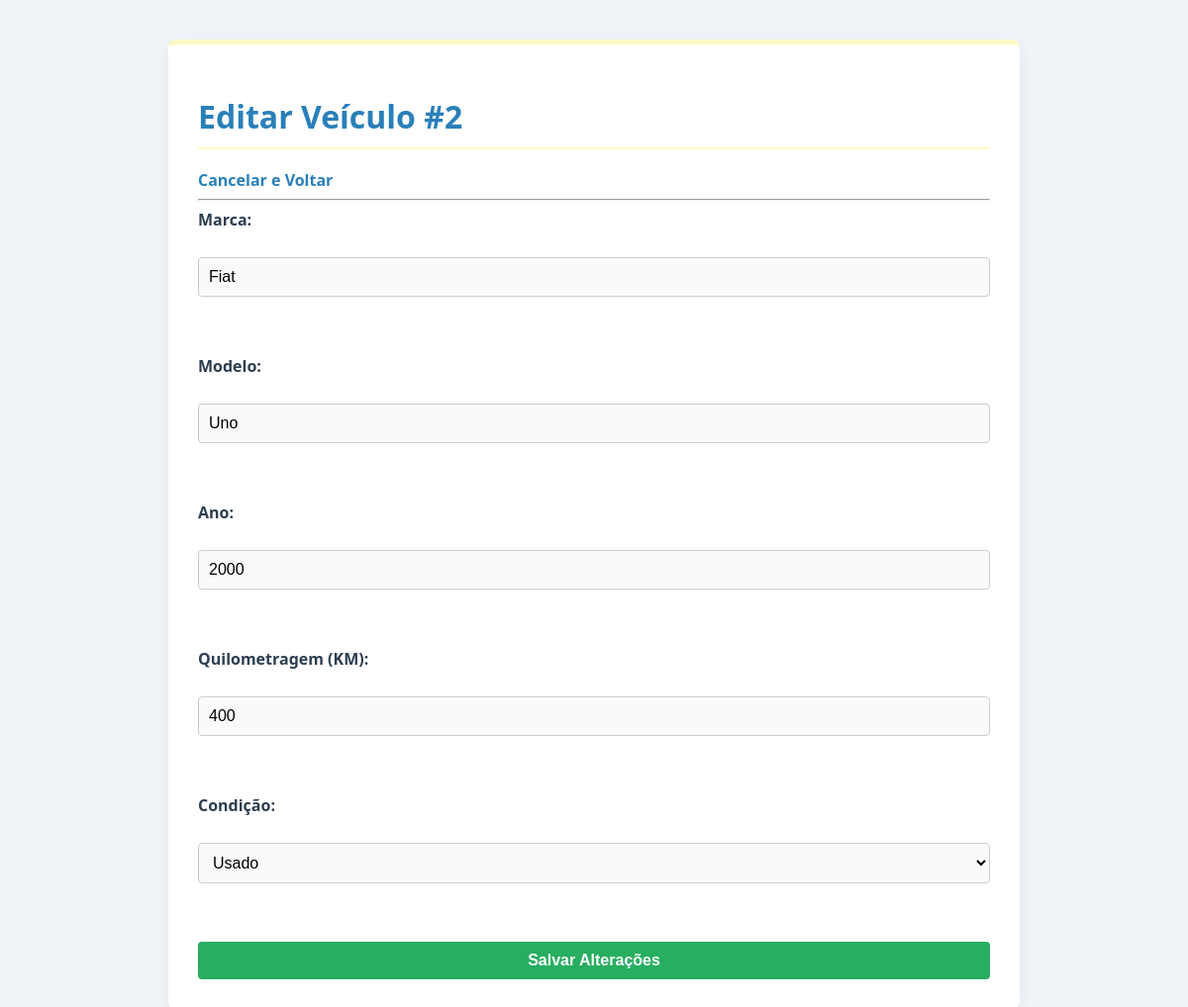
/veiculos/atualizar?id=2 (signed in), run on the app's committed database.
### tables this page shows
CREATE TABLE veiculos (
    id INTEGER PRIMARY KEY AUTOINCREMENT,
    marca VARCHAR(100) NOT NULL,
    modelo VARCHAR(100) NOT NULL,
    ano INTEGER NOT NULL,
    condicao VARCHAR(20) NOT NULL, -- 'novo' ou 'usado'
    km INTEGER NOT NULL
);

### app/Controllers/VeiculoController.php (called while the page is built, shortened)
<?php
class VeiculoController{
    public function edit(){
        $id = $_GET['id'];
        $dao = new VeiculoDAO();
        $veiculo = $dao->getById($id);
        require_once __DIR__ . '/../Views/veiculos/editar.php';
    }
}

### config/Database.php (called while the page is built, shortened)
<?php
class Database{
    private static $db_path = __DIR__ . '/../db/gestao_veiculos.sqlite';
    private static $connection = null;
    public static function getConnection(){
        if (self::$connection === null){
            try{
                $dsn = 'sqlite:' . self::$db_path;
                self::$connection = new PDO($dsn);
                self::$connection->setAttribute(PDO::ATTR_ERRMODE, PDO::ERRMODE_EXCEPTION);
                self::$connection->setAttribute(PDO::ATTR_DEFAULT_FETCH_MODE, PDO::FETCH_OBJ);
            } catch (PDOException $e){
                die('Erro ao conectar ao banco de dados: ' . $e->getMessage());
            }
        }
        return self::$connection;
    }
}

### app/DAO/VeiculoDAO.php (called while the page is built, shortened)
<?php
class VeiculoDAO{
    private $db;
    public function __construct(){
        $this->db = Database::getConnection();
    }
    public function getById($id){
        try{
            $sql = "SELECT * FROM veiculos WHERE id = :id";
            $stmt = $this->db->prepare($sql);
            $stmt->bindParam(':id', $id);
            $stmt->execute();
            $linha = $stmt->fetch(PDO::FETCH_ASSOC);
            if($linha){
                $v = new Veiculo();
                $v->setId($linha['id']);
                $v->setMarca($linha['marca']);
                $v->setModelo($linha['modelo']);
                $v->setAno($linha['ano']);
                $v->setCondicao($linha['condicao']);
                $v->setKm($linha['km']);
                return $v;
            }
            return null;
        } catch (PDOException $e) {
            die('Erro ao Buscar o Veículo: ' . $e->getMessage());
        }
    }
}

### app/Models/Veiculo.php (called while the page is built, shortened)
<?php
class Veiculo{
    private $id;
    private $marca;
    private $modelo;
    private $ano;
    private $condicao;
    private $km;
    public function getId(){
        return $this->id;
    }
    public function setId($id){
        $this->id = $id;
    }
    public function getMarca(){
        return $this->marca;
    }
    public function setMarca($marca){
        $this->marca = $marca;
    }
    public function getModelo(){
        return $this->modelo;
    }
    public function setModelo($modelo){
        $this->modelo = $modelo;
    }
    public function getAno(){
        return $this->ano;
    }
    public function setAno($ano){
        $this->ano = $ano;
    }
    public function getCondicao(){
        return $this->condicao;
    }
    public function setCondicao($condicao){
        $this->condicao = $condicao;
    }
    public function getKm(){
        return $this->km;
    }
    public function setKm($km){
        $this->km = $km;
    }
}

### app/Views/veiculos/editar.php (the view, shortened to what this page needs)
<!DOCTYPE html>
<html lang="pt-br">
<head>
    <link rel="stylesheet" href="/css/style.css">
</head>
<body>
    <div class="container">
        <h1>Editar Veículo #<?php echo $veiculo->getId(); ?></h1>
        <a href="/veiculos">Cancelar e Voltar</a>
        <hr>
        <form action="/veiculos/atualizar" method="POST">
            <label>Marca:</label><br>
            <input type="text" name="marca" required
                   value="<?php echo $veiculo->getMarca(); ?>">
            <br><br>
            <label>Modelo:</label><br>
            <input type="text" name="modelo" required
                   value="<?php echo $veiculo->getModelo(); ?>">
            <br><br>
            <label>Ano:</label><br>
            <input type="number" name="ano" required min="1900" max="2099"
                   value="<?php echo $veiculo->getAno(); ?>">
            <br><br>
            <label>Quilometragem (KM):</label><br>
            <input type="number" name="km" required
                   value="<?php echo $veiculo->getKm(); ?>">
            <br><br>
            <label>Condição:</label><br>
            <select name="condicao">
                <option value="usado" <?php echo ($veiculo->getCondicao() == 'usado') ? 'selected' : ''; ?>>
                    Usado
                </option>
            </select>
            <br><br>
            <button type="submit">Salvar Alterações</button>
        </form>
    </div>
</body>
</html>

### public/css/style.css (style rules this page uses)
:root { --cor-fundo: #f0f4f8; --cor-container: #ffffff; --cor-texto: #2c3e50; --cor-azul-principal: #2980b9; --cor-amarelo-claro: #fff9c4; --btn-verde: #27ae60; --btn-vermelho: #c0392b; --btn-azul: #2980b9; --btn-cinza: #95a5a6; }
body { font-family: 'Segoe UI', Tahoma, Geneva, Verdana, sans-serif; background-color: var(--cor-fundo); color: var(--cor-texto); margin: 0; padding: 0; display: flex; justify-content: center; min-height: 100vh; }
.container, body > form, body > table { background-color: var(--cor-container); width: 90%; max-width: 800px; margin: 40px auto; padding: 30px; border-radius: 8px; box-shadow: 0 4px 15px rgba(0,0,0,0.05); border-top: 5px solid var(--cor-amarelo-claro); }
h1 { color: var(--cor-azul-principal); border-bottom: 2px solid var(--cor-amarelo-claro); padding-bottom: 10px; margin-bottom: 20px; }
a { color: var(--cor-azul-principal); text-decoration: none; font-weight: bold; }
form { display: flex; flex-direction: column; }
label { margin-bottom: 5px; font-weight: 600; color: var(--cor-texto); }
input, select { padding: 10px; margin-bottom: 15px; border: 1px solid #ccc; border-radius: 4px; font-size: 16px; background-color: #fafafa; }
button, .btn { padding: 10px 20px; border: none; border-radius: 4px; cursor: pointer; font-size: 16px; font-weight: bold; color: white; transition: opacity 0.3s; display: inline-block; text-align: center; }
button[type="submit"] { background-color: var(--btn-verde); }

### data on the page
veiculos: id "2", marca "Fiat", modelo "Uno", ano "2000", km "400", condicao "Usado"
